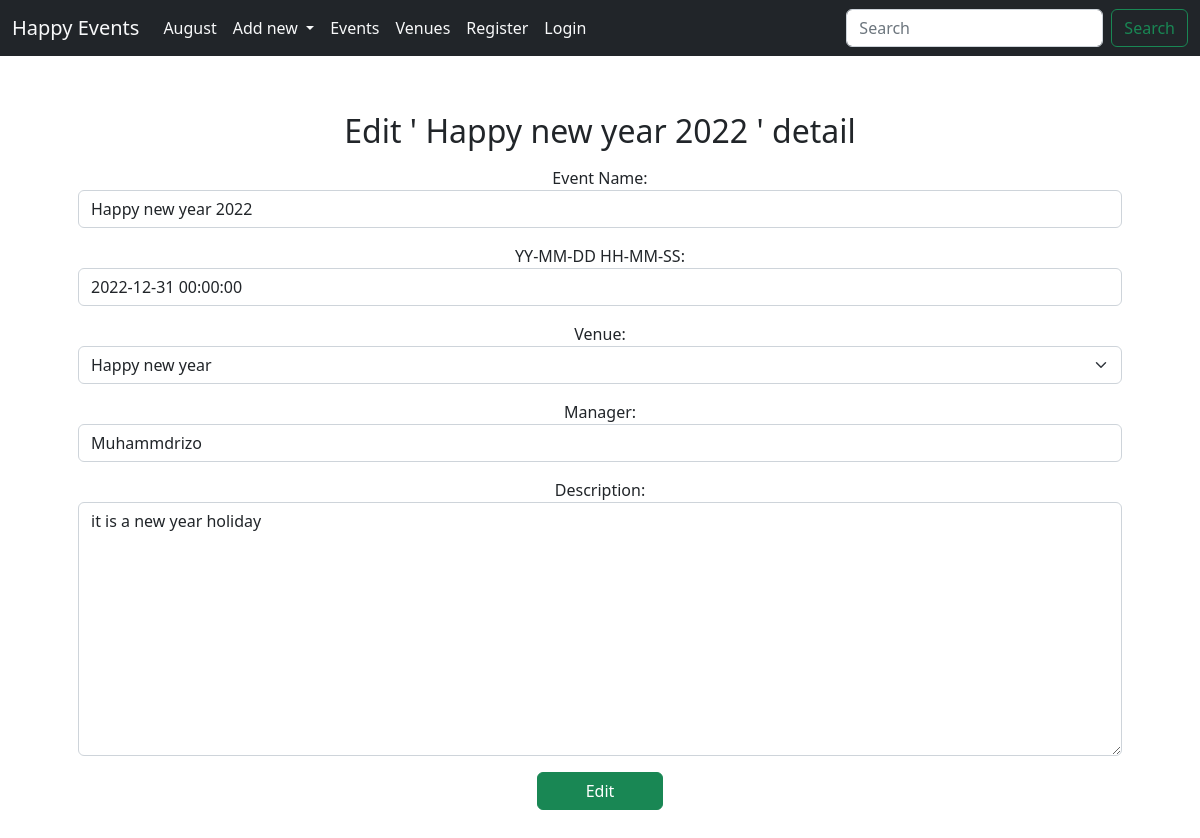
/edit_event/5, run on the app's committed database.
### events/models.py (models this page shows, shortened)
class Event(models.Model):
	name = models.CharField('Event Name', max_length=100)
	event_date = models.DateTimeField('Event Date')
	venue = models.ForeignKey(Venue, null=True,on_delete=models.CASCADE)
	manager = models.CharField('Event Manager', max_length=100)
	description = models.TextField(blank=True)
	visitors = models.ManyToManyField(ClubUser, blank=True)
	def __str__(self):
		return self.name

class Venue(models.Model):
    name = models.CharField('Venue name', max_length=100)
    address = models.CharField('address', max_length=30)
    zip_code = models.CharField('zip code', max_length=10)
    phone = models.CharField('Contact Phone', max_length=12, blank=True)
    web = models.URLField('Website address', blank=True)
    email_address = models.EmailField('Email address', blank=True )
    owner = models.IntegerField('venue owner', blank=False, default=1)
    venue_image = models.ImageField(null=True, blank=True, upload_to='images/')
    def __str__(self):
	    return self.name

### events/views.py (the view)
# urls.py: path('edit_event/<event_id>', views.edit_event, name='edit_event'),
def edit_event(request, event_id):
	event = Event.objects.get(pk=event_id)
	form = EventForm(request.POST or None, instance=event)
	if form.is_valid():
		form.save()
		return redirect('events')
	return render(request, 'edit_event.html', {'event':event,'form':form})

### events/forms.py
class EventForm(forms.ModelForm):
	class Meta:
		model = Event
		fields = ('name', 'event_date', 'venue', 'manager', 'description')
		labels = {
		    'name' : "Event Name",
		    'event_date' : "YY-MM-DD HH-MM-SS",
		    'venue' : "Venue",
		    'manager' : "Manager",
		    'description' : "Description",
		}
		widgets = {
		    'name' : forms.TextInput(attrs={'class':'form-control', 'placeholder':'Event Name'}),
		    'event_date' : forms.TextInput(attrs={'class':'form-control', 'placeholder':'event date'}),
		    'venue' : forms.Select(attrs={'class':'form-select', 'placeholder':'venue'}),
		    'manager' : forms.TextInput(attrs={'class':'form-control', 'placeholder':'manager'}),
		    'description' : forms.Textarea(attrs={'class':'form-control', 'placeholder':'description'}),
		}

### templates/edit_event.html (shortened to what this page needs)
{% extends 'base.html' %}
{% block content%}
<div class="container p-5">
<center>
   <h2 class="my-2">Edit ' {{event}} ' detail</h2>
      <form action="" method=POST>
         <p>{{form.as_p}}</p>
         <button class="btn btn-success px-5" type="submit" value="Edit"> Edit </button>
      </form>
</center>
</div>
{% endblock %}

### data on the page
Event: name "Happy new year 2022", event_date "2022-12-31 00:00:00", venue "Happy new year", manager "Muhammdrizo", description "it is a new year holiday"
